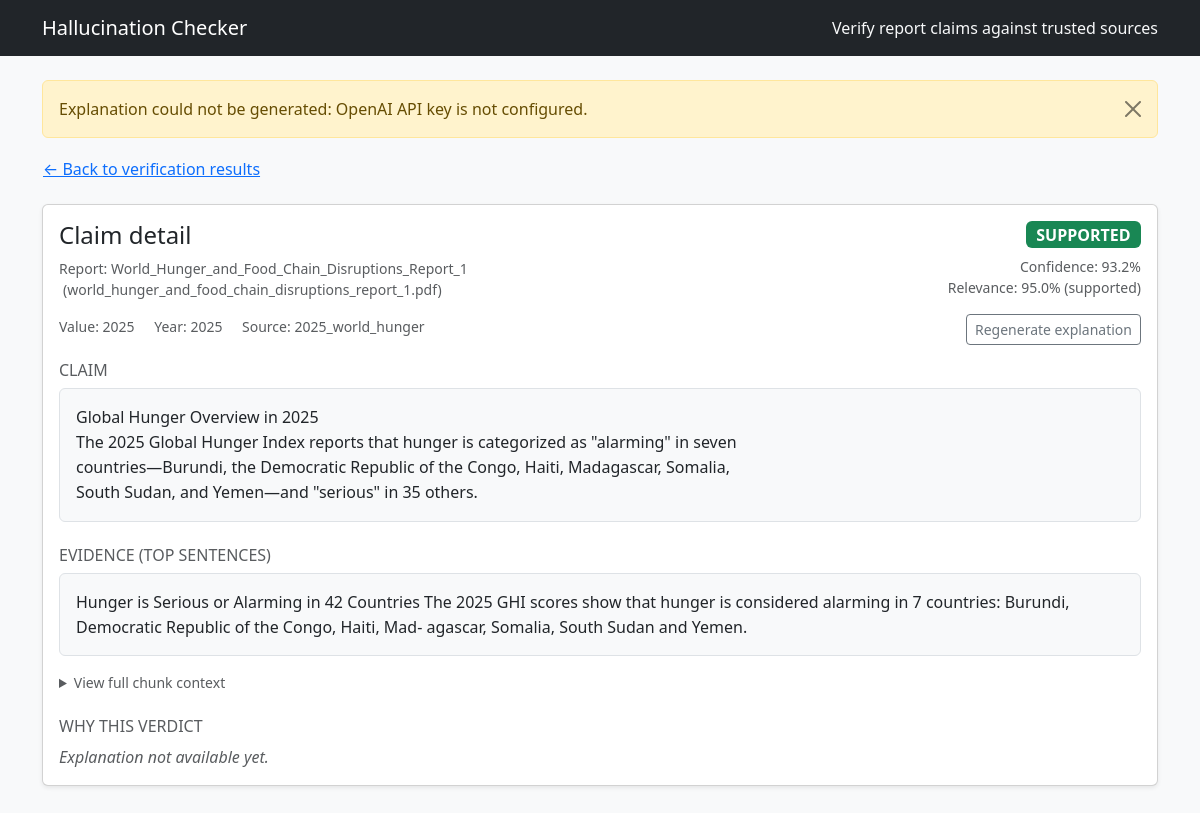
Screenshot of /claim/4 with the database file from the repository.
### src/hallcheck/models.py (models this page shows)
class Base(DeclarativeBase):
    """Declarative base class."""

class Document(Base):
    __tablename__ = "documents"
    id: Mapped[int] = mapped_column(Integer, primary_key=True, autoincrement=True)
    kind: Mapped[DocumentKind] = mapped_column(Enum(DocumentKind), nullable=False)
    path: Mapped[str] = mapped_column(String(512), nullable=False)
    title: Mapped[Optional[str]] = mapped_column(String(256), nullable=True)
    author: Mapped[Optional[str]] = mapped_column(String(256), nullable=True)
    year: Mapped[Optional[int]] = mapped_column(Integer, nullable=True)
    chunks: Mapped[List["Chunk"]] = relationship("Chunk", back_populates="document", cascade="all, delete-orphan")
    claims: Mapped[List["Claim"]] = relationship("Claim", back_populates="document", cascade="all, delete-orphan")

class Claim(Base):
    __tablename__ = "claims"
    id: Mapped[int] = mapped_column(Integer, primary_key=True, autoincrement=True)
    doc_id: Mapped[int] = mapped_column(ForeignKey("documents.id"), nullable=False, index=True)
    sentence: Mapped[str] = mapped_column(Text, nullable=False)
    value: Mapped[Optional[float]] = mapped_column(Float, nullable=True)
    units: Mapped[Optional[str]] = mapped_column(String(64), nullable=True)
    year: Mapped[Optional[int]] = mapped_column(Integer, nullable=True)
    meta: Mapped[Optional[dict]] = mapped_column(JSON, nullable=True)
    document: Mapped[Document] = relationship("Document", back_populates="claims")
    verdicts: Mapped[List["Verdict"]] = relationship("Verdict", back_populates="claim", cascade="all, delete-orphan")

class Verdict(Base):
    __tablename__ = "verdicts"
    id: Mapped[int] = mapped_column(Integer, primary_key=True, autoincrement=True)
    claim_id: Mapped[int] = mapped_column(ForeignKey("claims.id"), nullable=False, index=True)
    status: Mapped[VerdictStatus] = mapped_column(Enum(VerdictStatus), nullable=False)
    confidence: Mapped[float] = mapped_column(Float, nullable=False)
    evidence: Mapped[Optional[dict]] = mapped_column(JSON, nullable=True)
    explanation: Mapped[Optional[str]] = mapped_column(Text, nullable=True)
    claim: Mapped[Claim] = relationship("Claim", back_populates="verdicts")

### app.py (the view)
@app.get("/claim/<int:claim_id>")
def claim_detail(claim_id: int):
    try:
        detail = fetch_claim_detail(claim_id)
    except ValueError as exc:
        flash(str(exc), "warning")
        return redirect(url_for("home"))
    except Exception as exc:  # pragma: no cover - defensive handling
        flash(f"Unable to load claim: {exc}", "danger")
        return redirect(url_for("home"))
    if not detail.get("explanation"):
        try:
            detail["explanation"] = get_or_make_explanation(claim_id)
        except Exception as exc:  # pragma: no cover - defensive handling
            flash(f"Explanation could not be generated: {exc}", "warning")
    report_meta = None
    report_doc_id = detail.get("report_doc_id")
    if report_doc_id is not None:
        report_meta = get_report_details(report_doc_id)
    regen_form = RegenerateExplanationForm()
    return render_template("claim_detail.html", detail=detail, report=report_meta, regen_form=regen_form)

### app.py
class RegenerateExplanationForm(FlaskForm):
    submit = SubmitField("Regenerate explanation")

### app.py (called while the page is built)
@app.context_processor
def inject_globals():
    return {"STATUS_BADGES": STATUS_BADGES}

### src/hallcheck/db.py (called while the page is built)
def init_db() -> None:
    from .models import Base  # Imported lazily to avoid circular import
    Base.metadata.create_all(bind=engine)
    _ensure_verdict_explanation_column()
    _ensure_document_author_column()
    _ensure_chunk_tables_column()

@contextmanager
def get_session() -> Iterator[Session]:
    session = SessionLocal()
    try:
        yield session
        session.commit()
    except Exception:
        session.rollback()
        raise
    finally:
        session.close()

def _ensure_verdict_explanation_column() -> None:
    try:
        with engine.begin() as connection:
            inspector = inspect(connection)
            if "verdicts" not in inspector.get_table_names():
                return
            column_names = {col["name"] for col in inspector.get_columns("verdicts")}
            if "explanation" in column_names:
                return
            connection.execute(text("ALTER TABLE verdicts ADD COLUMN explanation TEXT"))
    except Exception:
        pass

def _ensure_document_author_column() -> None:
    try:
        with engine.begin() as connection:
            inspector = inspect(connection)
            if "documents" not in inspector.get_table_names():
                return
            column_names = {col["name"] for col in inspector.get_columns("documents")}
            if "author" in column_names:
                return
            connection.execute(text("ALTER TABLE documents ADD COLUMN author VARCHAR(256)"))
    except Exception:
        pass

def _ensure_chunk_tables_column() -> None:
    try:
        with engine.begin() as connection:
            inspector = inspect(connection)
            if "chunks" not in inspector.get_table_names():
                return
            column_names = {col["name"] for col in inspector.get_columns("chunks")}
            if "tables" in column_names:
                return
            connection.execute(text("ALTER TABLE chunks ADD COLUMN tables JSON"))
    except Exception:
        pass

### src/hallcheck/tables.py (called while the page is built, shortened)
def extract_tables_from_text(text: str) -> List[str]:
    tables: List[str] = []
    return tables

### src/hallcheck/webbridge.py (called while the page is built, shortened)
def get_or_make_explanation(claim_id: int) -> str:
    if not settings.openai_api_key:
        raise RuntimeError("OpenAI API key is not configured.")

### templates/claim_detail.html (shortened to what this page needs)
{% extends "layout.html" %}
{% block content %}
<div class="mb-3">
  {% if detail.report_doc_id %}
    <a href="{{ url_for('results', report_doc_id=detail.report_doc_id) }}#claim-{{ detail.claim_id }}" class="btn btn-link px-0">
      &larr; Back to verification results
    </a>
  {% else %}
    <a href="{{ url_for('home') }}" class="btn btn-link px-0">&larr; Back to dashboard</a>
  {% endif %}
</div>
<div class="card shadow-sm mb-4">
  <div class="card-body">
    <div class="d-flex justify-content-between align-items-start flex-column flex-lg-row gap-4 mb-3">
      <div>
        <h1 class="h4 mb-2">Claim detail</h1>
        {% if report %}
          <div class="small text-muted">
            Report: {{ report.title }}
            {% if report.filename %}
              <span class="ms-1 text-lowercase">({{ report.filename }})</span>
            {% endif %}
          </div>
        {% endif %}
        <div class="small text-muted mt-3">
          {% if detail.value is not none %}
            <span>Value: {{ "{:g}".format(detail.value) }}</span>
          {% endif %}
          {% if detail.year %}
            <span class="ms-3">Year: {{ detail.year }}</span>
          {% endif %}
          {% if detail.source_title %}
            <span class="ms-3">Source: {{ detail.source_title }}</span>
          {% endif %}
        </div>
      </div>
      <div class="text-lg-end w-100 w-lg-auto">
        {% set badge_class = STATUS_BADGES.get(detail.status, 'bg-secondary') %}
        <span class="badge {{ badge_class }} fs-6">{{ detail.status }}</span>
        {% if detail.confidence is not none %}
          <div class="small text-muted mt-2">Confidence: {{ (detail.confidence * 100) | round(1) }}%</div>
        {% endif %}
        {% if detail.rerank_score is not none %}
          <div class="small text-muted">
            Relevance: {{ (detail.rerank_score * 100) | round(1) }}%
            {% if detail.rerank_label %}
              <span class="text-lowercase">({{ detail.rerank_label }})</span>
            {% endif %}
          </div>
        {% endif %}
        <form action="{{ url_for('claim_regen', claim_id=detail.claim_id) }}" method="post" class="mt-3">
          {{ regen_form.submit(class="btn btn-outline-secondary btn-sm") }}
        </form>
      </div>
    </div>
    <section class="mb-4">
      <h2 class="h6 text-uppercase text-muted">Claim</h2>
      <div class="text-block bg-light border rounded p-3">{{ detail.sentence }}</div>
    </section>
    <section class="mb-4">
      <h2 class="h6 text-uppercase text-muted">Evidence (top sentences)</h2>
      {% if detail.evidence_text and not detail.is_table %}
        <div class="text-block bg-light border rounded p-3">{{ detail.evidence_text }}</div>
      {% elif not detail.evidence_tables %}
        <p class="text-muted fst-italic mb-0">No evidence snippet recorded for this claim.</p>
      {% endif %}
      {% if detail.evidence_full_text and detail.evidence_full_text != detail.evidence_text %}
        <details class="mt-3">
          <summary class="small text-muted">View full chunk context</summary>
        </details>
      {% endif %}
    </section>
    <section>
      <h2 class="h6 text-uppercase text-muted">Why this verdict</h2>
      {% if detail.explanation %}
        <div class="text-block">{{ detail.explanation }}</div>
      {% else %}
        <p class="text-muted fst-italic mb-0">Explanation not available yet.</p>
      {% endif %}
    </section>
  </div>
</div>
{% endblock %}

### static/styles.css (style rules this page uses)
body { background-color: #f8f9fa; }
.text-block { white-space: pre-wrap; font-family: inherit; line-height: 1.55; }
details summary { cursor: pointer; }

### rows the page displays
Document: title "World_Hunger_and_Food_Chain_Disruptions_Report_1"
Claim: value "2025", year "2025", sentence "Global Hunger Overview in 2025 The 2025 Global Hunger Index reports that hunger is categorized as \"alarming\" in seven countries—Burundi, the Democratic Republic of the Congo, Haiti, Madagascar, Somalia, South Sudan, and Yemen—and \"serious\" in 35 others."
Document: source_title "2025_world_hunger"
Verdict: status "SUPPORTED", (detail.confidence*100)|round(1) "93.2", rerank_label "supported"

### other values shown
{{ message }} "Explanation could not be generated: OpenAI API key is not configured."
{{ report.filename }} "world_hunger_and_food_chain_disruptions_report_1.pdf"
{{ (detail.rerank_score * 100) | round(1) }} "95.0"
